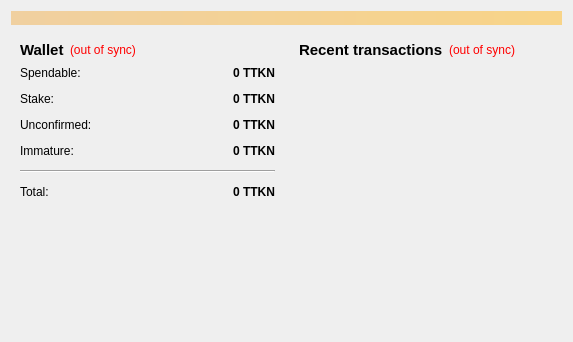
<?xml version="1.0" encoding="UTF-8"?>
<ui version="4.0">
 <class>OverviewPage</class>
 <widget class="QWidget" name="OverviewPage">
  <property name="geometry">
   <rect>
    <x>0</x>
    <y>0</y>
    <width>573</width>
    <height>342</height>
   </rect>
  </property>
  <property name="windowTitle">
   <string>Form</string>
  </property>
  <layout class="QVBoxLayout" name="topLayout">
   <item>
    <widget class="QLabel" name="labelAlerts">
     <property name="visible">
      <bool>false</bool>
     </property>
     <property name="styleSheet">
      <string notr="true">background-color: qlineargradient(x1: 0, y1: 0, x2: 1, y2: 0, stop:0 #F0D0A0, stop:1 #F8D488);  color:#000000
</string>
     </property>
     <property name="wordWrap">
      <bool>true</bool>
     </property>
     <property name="margin">
      <number>3</number>
     </property>
    </widget>
   </item>
   <item>
    <layout class="QHBoxLayout" name="horizontalLayout" stretch="1,1">
     <item>
      <layout class="QVBoxLayout" name="verticalLayout_2">
       <item>
        <widget class="QWidget" name="widget" native="true">
         <layout class="QVBoxLayout" name="verticalLayout_4">
          <item>
           <layout class="QHBoxLayout" name="horizontalLayout_4">
            <item>
             <widget class="QLabel" name="label_5">
              <property name="font">
               <font>
                <pointsize>11</pointsize>
                <weight>75</weight>
                <bold>true</bold>
               </font>
              </property>
              <property name="text">
               <string>Wallet</string>
              </property>
             </widget>
            </item>
            <item>
             <widget class="QLabel" name="labelWalletStatus">
              <property name="toolTip">
               <string>The displayed information may be out of date. Your wallet automatically synchronizes with the Hóuziyìngbì network after a connection is established, but this process has not completed yet.</string>
              </property>
              <property name="styleSheet">
               <string notr="true">QLabel { color: red; }</string>
              </property>
              <property name="text">
               <string notr="true">(out of sync)</string>
              </property>
              <property name="alignment">
               <set>Qt::AlignLeading|Qt::AlignLeft|Qt::AlignVCenter</set>
              </property>
             </widget>
            </item>
            <item>
             <spacer name="horizontalSpacer_2">
              <property name="orientation">
               <enum>Qt::Horizontal</enum>
              </property>
              <property name="sizeHint" stdset="0">
               <size>
                <width>40</width>
                <height>20</height>
               </size>
              </property>
             </spacer>
            </item>
           </layout>
          </item>
          <item>
           <layout class="QFormLayout" name="formLayout_2">
            <property name="fieldGrowthPolicy">
             <enum>QFormLayout::AllNonFixedFieldsGrow</enum>
            </property>
            <property name="horizontalSpacing">
             <number>12</number>
            </property>
            <property name="verticalSpacing">
             <number>12</number>
            </property>
            <item row="0" column="0">
             <widget class="QLabel" name="label">
              <property name="text">
               <string>Spendable:</string>
              </property>
             </widget>
            </item>
            <item row="0" column="1">
             <widget class="QLabel" name="labelBalance">
              <property name="font">
               <font>
                <weight>75</weight>
                <bold>true</bold>
               </font>
              </property>
              <property name="cursor">
               <cursorShape>IBeamCursor</cursorShape>
              </property>
              <property name="toolTip">
               <string>Your current spendable balance</string>
              </property>
              <property name="text">
               <string notr="true">0 TTKN</string>
              </property>
              <property name="alignment">
               <set>Qt::AlignRight|Qt::AlignTrailing|Qt::AlignVCenter</set>
              </property>
              <property name="textInteractionFlags">
               <set>Qt::LinksAccessibleByMouse|Qt::TextSelectableByKeyboard|Qt::TextSelectableByMouse</set>
              </property>
             </widget>
            </item>
            <item row="1" column="0">
             <widget class="QLabel" name="label_6">
              <property name="text">
               <string>Stake:</string>
              </property>
             </widget>
            </item>
            <item row="1" column="1">
             <widget class="QLabel" name="labelStake">
              <property name="font">
               <font>
                <weight>75</weight>
                <bold>true</bold>
               </font>
              </property>
              <property name="cursor">
               <cursorShape>IBeamCursor</cursorShape>
              </property>
              <property name="toolTip">
               <string>Total of coins that was staked, and do not yet count toward the current balance</string>
              </property>
              <property name="text">
               <string notr="true">0 TTKN</string>
              </property>
              <property name="alignment">
               <set>Qt::AlignRight|Qt::AlignTrailing|Qt::AlignVCenter</set>
              </property>
              <property name="textInteractionFlags">
               <set>Qt::LinksAccessibleByMouse|Qt::TextSelectableByKeyboard|Qt::TextSelectableByMouse</set>
              </property>
             </widget>
            </item>
            <item row="2" column="0">
             <widget class="QLabel" name="label_3">
              <property name="text">
               <string>Unconfirmed:</string>
              </property>
             </widget>
            </item>
            <item row="2" column="1">
             <widget class="QLabel" name="labelUnconfirmed">
              <property name="font">
               <font>
                <weight>75</weight>
                <bold>true</bold>
               </font>
              </property>
              <property name="cursor">
               <cursorShape>IBeamCursor</cursorShape>
              </property>
              <property name="toolTip">
               <string>Total of transactions that have yet to be confirmed, and do not yet count toward the current balance</string>
              </property>
              <property name="text">
               <string notr="true">0 TTKN</string>
              </property>
              <property name="alignment">
               <set>Qt::AlignRight|Qt::AlignTrailing|Qt::AlignVCenter</set>
              </property>
              <property name="textInteractionFlags">
               <set>Qt::LinksAccessibleByMouse|Qt::TextSelectableByKeyboard|Qt::TextSelectableByMouse</set>
              </property>
             </widget>
            </item>
            <item row="3" column="0">
             <widget class="QLabel" name="labelImmatureText">
              <property name="text">
               <string>Immature:</string>
              </property>
             </widget>
            </item>
            <item row="3" column="1">
             <widget class="QLabel" name="labelImmature">
              <property name="font">
               <font>
                <weight>75</weight>
                <bold>true</bold>
               </font>
              </property>
              <property name="toolTip">
               <string>Mined balance that has not yet matured</string>
              </property>
              <property name="text">
               <string notr="true">0 TTKN</string>
              </property>
              <property name="alignment">
               <set>Qt::AlignRight|Qt::AlignTrailing|Qt::AlignVCenter</set>
              </property>
              <property name="textInteractionFlags">
               <set>Qt::LinksAccessibleByMouse|Qt::TextSelectableByKeyboard|Qt::TextSelectableByMouse</set>
              </property>
             </widget>
            </item>
            <item row="4" column="0" colspan="2">
             <widget class="Line" name="line">
              <property name="orientation">
               <enum>Qt::Horizontal</enum>
              </property>
             </widget>
            </item>
            <item row="5" column="0">
             <widget class="QLabel" name="labelTotalText">
              <property name="text">
               <string>Total:</string>
              </property>
             </widget>
            </item>
            <item row="5" column="1">
             <widget class="QLabel" name="labelTotal">
              <property name="font">
               <font>
                <weight>75</weight>
                <bold>true</bold>
               </font>
              </property>
              <property name="cursor">
               <cursorShape>IBeamCursor</cursorShape>
              </property>
              <property name="toolTip">
               <string>Your current total balance</string>
              </property>
              <property name="text">
               <string notr="true">0 TTKN</string>
              </property>
              <property name="alignment">
               <set>Qt::AlignRight|Qt::AlignTrailing|Qt::AlignVCenter</set>
              </property>
              <property name="textInteractionFlags">
               <set>Qt::LinksAccessibleByMouse|Qt::TextSelectableByKeyboard|Qt::TextSelectableByMouse</set>
              </property>
             </widget>
            </item>
           </layout>
          </item>
         </layout>
        </widget>
       </item>
       <item>
        <spacer name="verticalSpacer">
         <property name="orientation">
          <enum>Qt::Vertical</enum>
         </property>
         <property name="sizeHint" stdset="0">
          <size>
           <width>20</width>
           <height>40</height>
          </size>
         </property>
        </spacer>
       </item>
       <item>
        <widget class="QLabel" name="label_2">
         <property name="text">
          <string/>
         </property>
         <property name="pixmap">
          <pixmap resource="../bitcoin.qrc">:/images/wallet</pixmap>
         </property>
        </widget>
       </item>
      </layout>
     </item>
     <item>
      <layout class="QVBoxLayout" name="verticalLayout_3">
       <item>
        <widget class="QWidget" name="widget_2" native="true">
         <layout class="QVBoxLayout" name="verticalLayout">
          <item>
           <layout class="QHBoxLayout" name="horizontalLayout_2">
            <item>
             <widget class="QLabel" name="label_4">
              <property name="font">
               <font>
                <pointsize>11</pointsize>
                <weight>75</weight>
                <bold>true</bold>
               </font>
              </property>
              <property name="text">
               <string>&lt;b&gt;Recent transactions&lt;/b&gt;</string>
              </property>
             </widget>
            </item>
            <item>
             <widget class="QLabel" name="labelTransactionsStatus">
              <property name="toolTip">
               <string>The displayed information may be out of date. Your wallet automatically synchronizes with the Hóuziyìngbì network after a connection is established, but this process has not completed yet.</string>
              </property>
              <property name="styleSheet">
               <string notr="true">QLabel { color: red; }</string>
              </property>
              <property name="text">
               <string notr="true">(out of sync)</string>
              </property>
              <property name="alignment">
               <set>Qt::AlignRight|Qt::AlignTrailing|Qt::AlignVCenter</set>
              </property>
             </widget>
            </item>
            <item>
             <spacer name="horizontalSpacer">
              <property name="orientation">
               <enum>Qt::Horizontal</enum>
              </property>
              <property name="sizeHint" stdset="0">
               <size>
                <width>40</width>
                <height>20</height>
               </size>
              </property>
             </spacer>
            </item>
           </layout>
          </item>
          <item>
           <widget class="QListView" name="listTransactions">
            <property name="styleSheet">
             <string notr="true">QListView { background: transparent; }</string>
            </property>
            <property name="frameShape">
             <enum>QFrame::NoFrame</enum>
            </property>
            <property name="verticalScrollBarPolicy">
             <enum>Qt::ScrollBarAlwaysOff</enum>
            </property>
            <property name="horizontalScrollBarPolicy">
             <enum>Qt::ScrollBarAlwaysOff</enum>
            </property>
            <property name="selectionMode">
             <enum>QAbstractItemView::NoSelection</enum>
            </property>
           </widget>
          </item>
         </layout>
        </widget>
       </item>
      </layout>
     </item>
    </layout>
   </item>
  </layout>
 </widget>
 <resources>
  <include location="../bitcoin.qrc"/>
 </resources>
 <connections/>
</ui>
